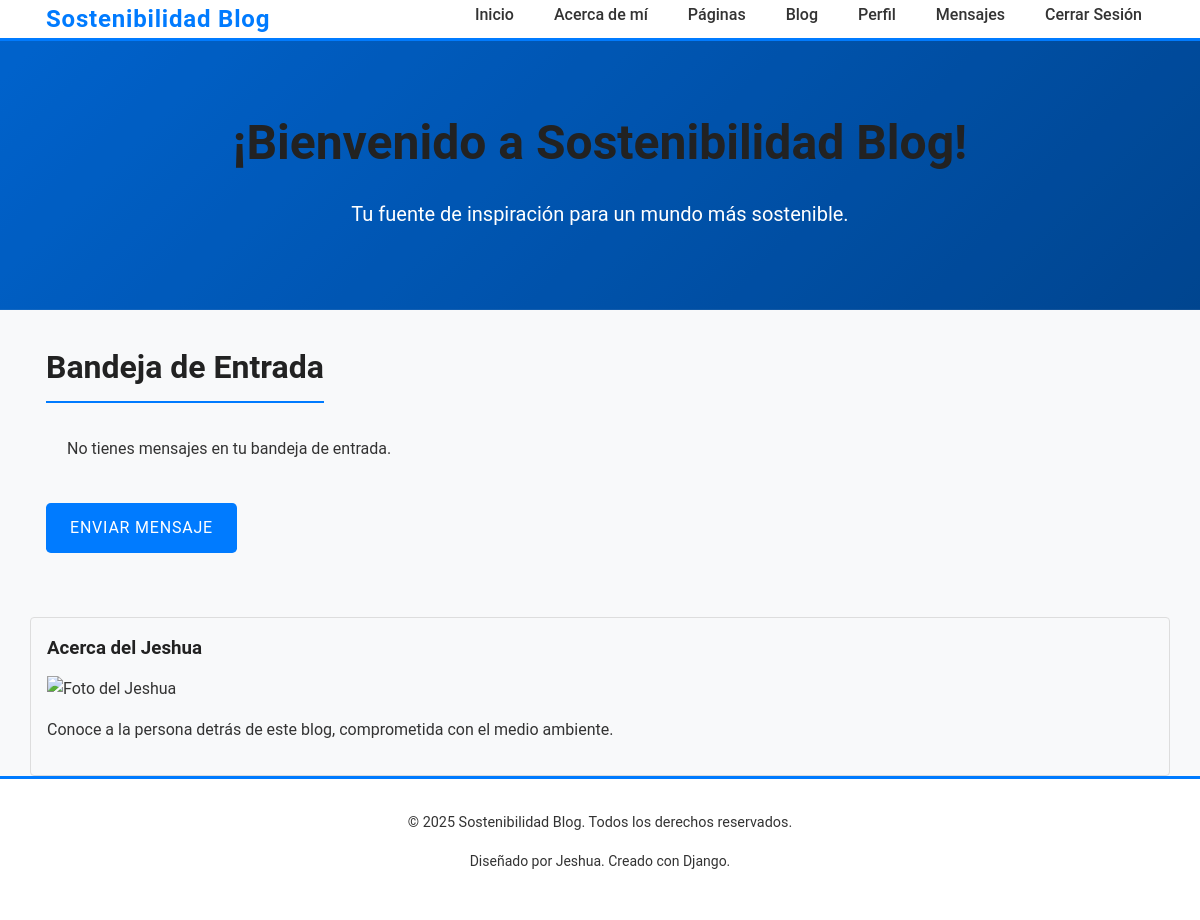
Before: /messaging/inbox/ (signed in) with the older database file.
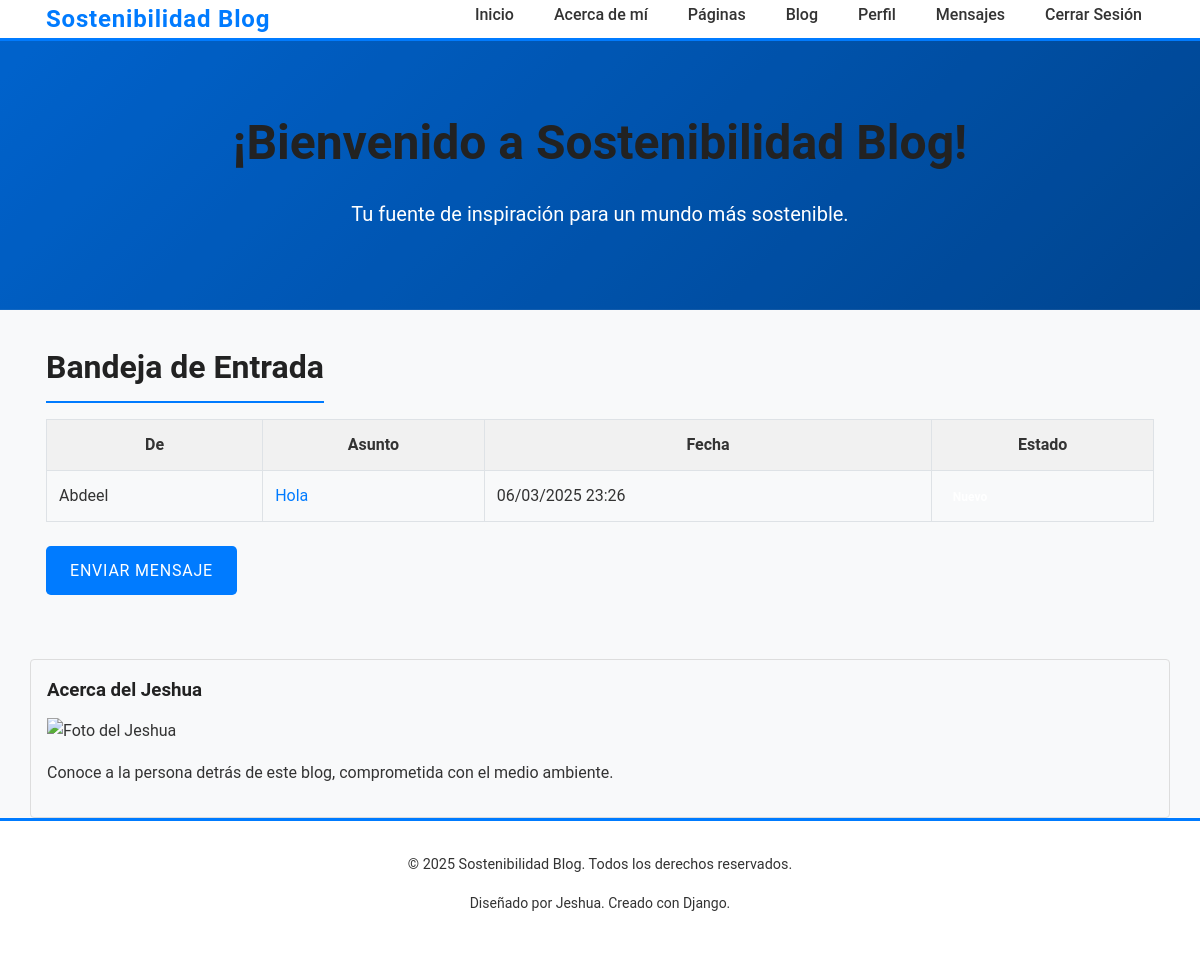
After: the same page with the newer database file.
### messaging/models.py (models this page shows, shortened)
class Message(models.Model):
    from_user = models.ForeignKey(
        User,
        on_delete=models.CASCADE,
        related_name='sent_messages',
        verbose_name="Remitente"
    )
    to_user = models.ForeignKey(
        User,
        on_delete=models.CASCADE,
        related_name='received_messages',
        verbose_name="Destinatario"
    )
    subject = models.CharField(
        max_length=200,
        verbose_name="Asunto"
    )
    body = models.TextField(
        verbose_name="Contenido"
    )
    created_at = models.DateTimeField(
        auto_now_add=True,
        verbose_name="Fecha de envío"
    )
    is_read = models.BooleanField(
        default=False,
        verbose_name="Leído"
    )
    class Meta:
        verbose_name = "Mensaje"
        verbose_name_plural = "Mensajes"
        ordering = ['-created_at']

### messaging/views.py (the view)
# urls.py: path('inbox/', InboxView.as_view(), name='inbox'),
class InboxView(LoginRequiredMixin, ListView):
    model = Message
    template_name = 'messaging/inbox.html'
    context_object_name = 'messages'
    def get_queryset(self):
        return Message.objects.filter(to_user=self.request.user).order_by('-created_at')

### messaging/templates/messaging/inbox.html (shortened to what this page needs)
{% extends 'base.html' %}
{% load static %}
{% block content %}
<section class="py-5">
    <div class="container">
        <h2>Bandeja de Entrada</h2>
        {% if messages %}
        <table class="table table-striped">
            <thead>
                <tr>
                    <th>De</th>
                    <th>Asunto</th>
                    <th>Fecha</th>
                    <th>Estado</th>
                </tr>
            </thead>
            <tbody>
                {% for msg in messages %}
                <tr>
                    <td>{{ msg.from_user.username }}</td>
                    <td><a href="{% url 'messaging:message_detail' msg.pk %}">{{ msg.subject }}</a></td>
                    <td>{{ msg.created_at|date:"d/m/Y H:i" }}</td>
                    <td>
                        {% if not msg.is_read %}
                        <span class="badge bg-danger">Nuevo</span>
                        {% else %}
                        <span class="badge bg-secondary">Leído</span>
                        {% endif %}
                    </td>
                </tr>
                {% endfor %}
            </tbody>
        </table>
        {% else %}
        <div class="alert alert-info">
            No tienes mensajes en tu bandeja de entrada.
        </div>
        {% endif %}
        <div class="mt-4">
            <a href="{% url 'messaging:message_create' %}" class="btn btn-primary">Enviar Mensaje</a>
        </div>
    </div>
</section>
{% endblock %}

### templates/base.html (shortened to what this page needs)
{% load static %}
<!DOCTYPE html>
<html lang="es">
<head>
  <link rel="stylesheet" href="{% static 'css/main.css' %}">
</head>
<body>
  <nav class="navbar">
    <div class="container flex-between">
      <a class="navbar-brand" href="{% url 'home' %}">Sostenibilidad Blog</a>
      <ul class="nav-list">
        <li><a href="{% url 'home' %}">Inicio</a></li>
        <li><a href="{% url 'about' %}">Acerca de mí</a></li>
        <li><a href="{% url 'pages:page_list' %}">Páginas</a></li>
        <li><a href="{% url 'blog:post_list' %}">Blog</a></li>
        {% if user.is_authenticated %}
          <li><a href="{% url 'accounts:profile' %}">Perfil</a></li>
          <li><a href="{% url 'messaging:inbox' %}">Mensajes</a></li>
          <li><a href="{% url 'accounts:logout' %}">Cerrar Sesión</a></li>
        {% else %}
          <li><a href="{% url 'accounts:login' %}">Iniciar Sesión</a></li>
          <li><a href="{% url 'accounts:register' %}">Registrarse</a></li>
        {% endif %}
      </ul>
    </div>
  </nav>
  <header class="header">
    <div class="overlay"></div>
    <div class="container">
      <h1>¡Bienvenido a Sostenibilidad Blog!</h1>
      <p class="lead">Tu fuente de inspiración para un mundo más sostenible.</p>
    </div>
  </header>
  <main class="container" style="padding: 2rem 0;">
    {% block content %}{% endblock %}
  </main>
  <aside class="container sidebar">
    <h3>Acerca del Jeshua</h3>
    <img src="{% static 'images/author.jpg' %}" alt="Foto del Jeshua" style="max-width:100%;" class="img-zoom">
    <p>Conoce a la persona detrás de este blog, comprometida con el medio ambiente.</p>
  </aside>
  <footer class="footer">
    <div class="container">
      <p>&copy; 2025 Sostenibilidad Blog. Todos los derechos reservados.</p>
      <p class="small">Diseñado por Jeshua. Creado con Django.</p>
    </div>
  </footer>
</body>
</html>

### static/css/main.css (style rules this page uses)
*, *::before, *::after { margin: 0; padding: 0; box-sizing: border-box; }
body { font-family: 'Roboto', sans-serif; font-size: 1rem; line-height: 1.6; color: #333; background-color: #f8f9fa; transition: background-color 0.3s ease, color 0.3s ease; }
a { color: #007bff; text-decoration: none; transition: color 0.3s ease; }
h1, h2, h3, h4, h5, h6 { font-weight: 700; margin-bottom: 0.75rem; color: #222; }
p { margin-bottom: 1rem; }
small, .small { font-size: 0.875rem; }
.container { max-width: 1200px; margin: 0 auto; padding: 0 1rem; }
.navbar { border-bottom: 3px solid #007bff; background-color: #ffffff; transition: background-color 0.3s ease; }
.navbar-brand { font-weight: bold; font-size: 1.5rem; letter-spacing: 0.05rem; margin-right: 2rem; color: #007bff !important; }
header { background: linear-gradient(135deg, #007bff, #0056b3); padding: 4rem 0; color: #fff; text-align: center; background-size: cover; background-position: center; position: relative; }
header .overlay { position: absolute; top: 0; left: 0; width: 100%; height: 100%; background: rgba(0, 0, 0, 0.2); }
header h1 { font-size: 3rem; margin-bottom: 1rem; z-index: 1; position: relative; }
header p { font-size: 1.25rem; z-index: 1; position: relative; }
main { padding: 2rem 0; }
section { margin-bottom: 2rem; }
section h2 { font-size: 2rem; margin-bottom: 1rem; border-bottom: 2px solid #007bff; display: inline-block; padding-bottom: 0.5rem; }
.btn { padding: 0.75rem 1.5rem; border-radius: 0.3rem; font-size: 1rem; text-transform: uppercase; letter-spacing: 0.05rem; border: none; cursor: pointer; transition: background-color 0.3s ease, border-color 0.3s ease, transform 0.2s ease; display: inline-flex; align-items: center; justify-content: center; }
.btn-primary { background-color: #007bff; color: #fff; }
.table { width: 100%; margin-bottom: 1rem; border-collapse: collapse; }
.table th, .table td { padding: 0.75rem; border: 1px solid #dee2e6; }
.table thead th { background-color: #f1f1f1; }
footer { padding: 2rem 0; font-size: 0.9rem; background-color: #ffffff; color: #333; text-align: center; border-top: 2px solid #007bff; }
aside { background-color: #f8f9fa; border: 1px solid #ddd; padding: 1rem; border-radius: 0.25rem; }
aside img { max-width: 100%; height: auto; margin-bottom: 1rem; }
.mt-4 { margin-top: 1.5rem !important; }
ul { list-style: circle outside; margin-left: 1.5rem; }
ul li, ol li { margin-bottom: 0.5rem; }
.badge { display: inline-block; padding: 0.4em 0.7em; font-size: 0.75rem; font-weight: 700; line-height: 1; color: #fff; text-align: center; white-space: nowrap; vertical-align: baseline; border-radius: 0.25rem; }
@media (max-width: 1200px) { .container { max-width: 1140px; } }
html { scroll-behavior: smooth; }
.flex-between { display: flex; justify-content: space-between; align-items: center; }
.nav-list { list-style: none; display: flex; gap: 1rem; margin: 0; }
.nav-list li { display: inline-block; }
.nav-list a { color: #333; text-decoration: none; font-weight: 500; padding: 0.5rem 0.75rem; transition: color 0.3s; }
.sidebar { background-color: #f8f9fa; padding: 1rem; border: 1px solid #ddd; border-radius: 0.25rem; }
.footer { background-color: #fff; border-top: 3px solid #007bff; text-align: center; padding: 2rem 0; color: #333; }

Changed rows visible on the page:
added Message: from_user.username "Abdeel", subject "Hola", created_at "06/03/2025 23:26"
Other visible differences:
text no longer shown: "No tienes mensajes en tu bandeja de entrada."
text now shown: "De Asunto Fecha Estado"
